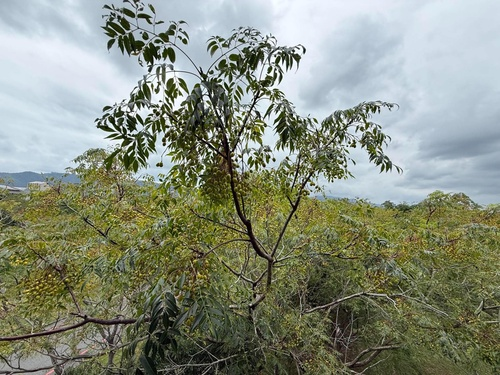
#> input picture input.jpg, 500 x 375 px, shrunk from 2048 x 1536 before the run
$ python enhance_image.py
#> lines starting #> are read from the running program, lines starting #| are printed output that depends on the picture
import cv2
import numpy as np
from pathlib import Path

input_path = Path("input.jpg")
output_path = Path("enhanced.jpg")
comparison_path = Path("comparison.jpg")

# Load original image
original = cv2.imread(str(input_path))
#> original is the input picture: shape (375, 500, 3); mean B, G, R 124.6, 141.3, 134.9

if original is None:
    raise FileNotFoundError("Could not find input.jpg")

# Adjust brightness and contrast
enhanced = cv2.convertScaleAbs(
    original,
    alpha=1.3,
    beta=30
)
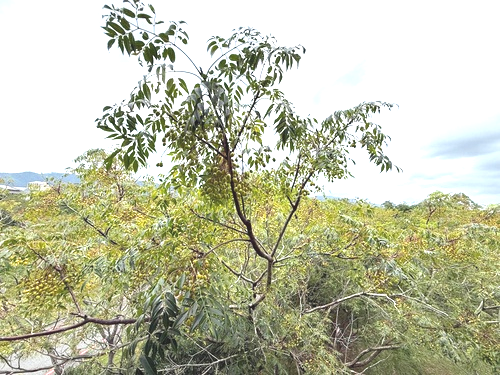
#> enhanced: shape (375, 500, 3); mean B, G, R 167.4, 193.7, 191.4

# Reduce color noise
enhanced = cv2.fastNlMeansDenoisingColored(
    enhanced, None, 5, 5, 7, 21
)

# Save enhanced image
cv2.imwrite(str(output_path), enhanced)

# Create a side-by-side comparison
comparison = np.hstack((original, enhanced))
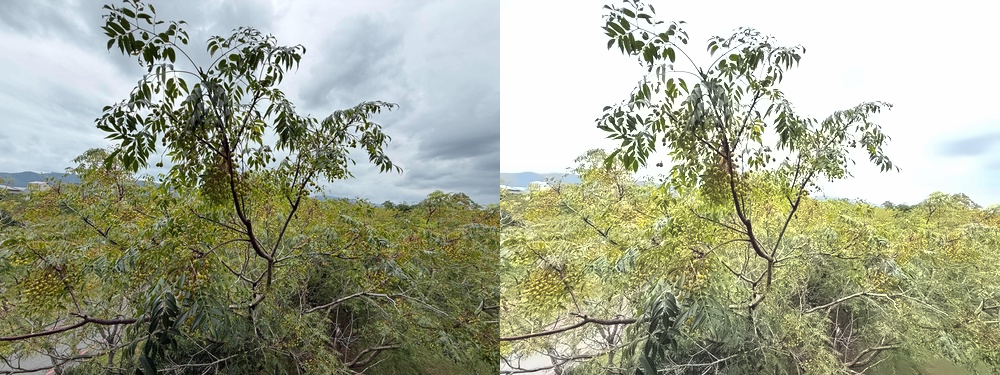
#> comparison: shape (375, 1000, 3); mean B, G, R 145.5, 167.2, 163.1
cv2.imwrite(str(comparison_path), comparison)

print("Image enhancement completed!")
print(f"Original dimensions: {original.shape[1]} x {original.shape[0]}")
#| Original dimensions: 500 x 375
print(f"Enhanced image: {output_path}")
print(f"Comparison image: {comparison_path}")
